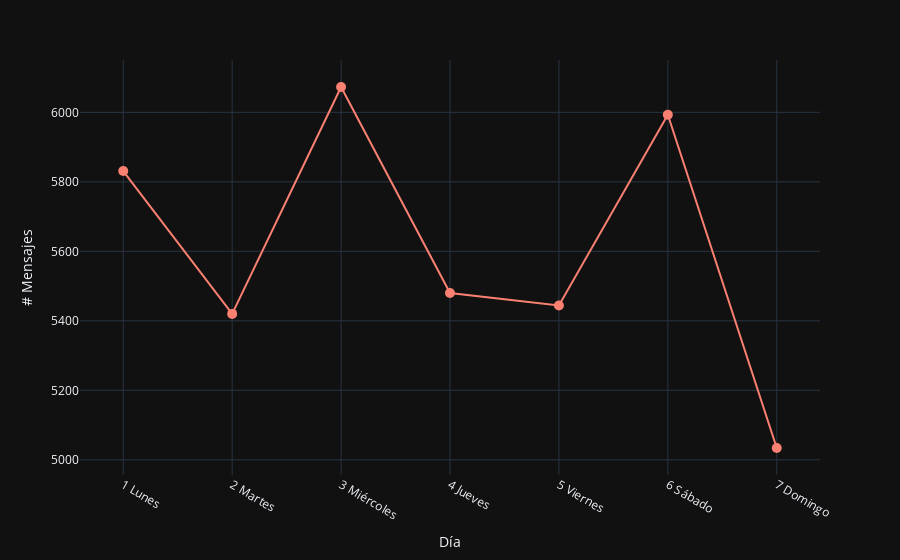

This figure's notebook cell:
### Markdown cell above
#### Número de mensajes por día

### Code cell
# Crear una columna de 1 para realizar el conteo de mensajes
df['# Mensajes por día'] = 1

# Sumar (contar) los mensajes que tengan la misma fecha
date_df = df.groupby('DiaSemana').count().reset_index()


# Plotear la cantidad de mensajes respecto del tiempo
fig = px.line(date_df, x='DiaSemana', y='# Mensajes por día', color_discrete_sequence=['salmon'], template='plotly_dark')

# Ajustar el gráfico
# fig.update_layout(
#     title={'text': 'Mensajes con ella ❤️ por día', 'y':0.96, 'x':0.5, 'xanchor': 'center'},
#     font=dict(size=17))
fig.update_traces(mode='markers+lines', marker=dict(size=10))
fig.update_xaxes(title_text='Día', tickangle=30)
fig.update_yaxes(title_text='# Mensajes')
fig.show()

### Figure 1 — Plotly figure (JSON) as saved in the notebook; plotly's stock layout.template omitted (floating-point values rounded to 4 significant figures)
{"data": [{"hovertemplate": "DiaSemana=%{x}<br># Mensajes por día=%{y}<extra></extra>", "legendgroup": "", "line": {"color": "salmon", "dash": "solid"}, "marker": {"size": 10}, "mode": "markers+lines", "name": "", "orientation": "v", "showlegend": false, "type": "scatter", "x": ["1 Lunes", "2 Martes", "3 Miércoles", "4 Jueves", "5 Viernes", "6 Sábado", "7 Domingo"], "xaxis": "x", "y": [5831, 5420, 6073, 5480, 5444, 5993, 5034], "yaxis": "y"}], "layout": {"legend": {"tracegroupgap": 0}, "margin": {"t": 60}, "xaxis": {"anchor": "y", "domain": [0, 1], "tickangle": 30, "title": {"text": "Día"}}, "yaxis": {"anchor": "x", "domain": [0, 1], "title": {"text": "# Mensajes"}}}}
